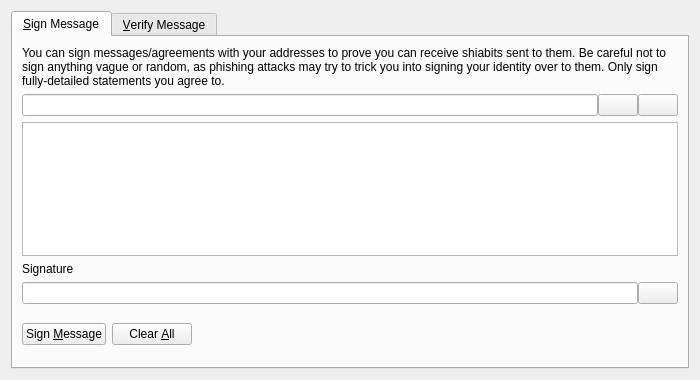
<?xml version="1.0" encoding="UTF-8"?>
<ui version="4.0">
 <class>SignVerifyMessageDialog</class>
 <widget class="QDialog" name="SignVerifyMessageDialog">
  <property name="geometry">
   <rect>
    <x>0</x>
    <y>0</y>
    <width>700</width>
    <height>380</height>
   </rect>
  </property>
  <property name="windowTitle">
   <string>Signatures - Sign / Verify a Message</string>
  </property>
  <property name="modal">
   <bool>true</bool>
  </property>
  <layout class="QVBoxLayout" name="verticalLayout">
   <item>
    <widget class="QTabWidget" name="tabWidget">
     <property name="currentIndex">
      <number>0</number>
     </property>
     <widget class="QWidget" name="tabSignMessage">
      <attribute name="title">
       <string>&amp;Sign Message</string>
      </attribute>
      <layout class="QVBoxLayout" name="verticalLayout_SM">
       <item>
        <widget class="QLabel" name="infoLabel_SM">
         <property name="text">
          <string>You can sign messages/agreements with your addresses to prove you can receive shiabits sent to them. Be careful not to sign anything vague or random, as phishing attacks may try to trick you into signing your identity over to them. Only sign fully-detailed statements you agree to.</string>
         </property>
         <property name="textFormat">
          <enum>Qt::PlainText</enum>
         </property>
         <property name="wordWrap">
          <bool>true</bool>
         </property>
        </widget>
       </item>
       <item>
        <layout class="QHBoxLayout" name="horizontalLayout_1_SM">
         <property name="spacing">
          <number>0</number>
         </property>
         <item>
          <widget class="QValidatedLineEdit" name="addressIn_SM">
           <property name="toolTip">
            <string>The Shiabit address to sign the message with</string>
           </property>
          </widget>
         </item>
         <item>
          <widget class="QPushButton" name="addressBookButton_SM">
           <property name="toolTip">
            <string>Choose previously used address</string>
           </property>
           <property name="text">
            <string/>
           </property>
           <property name="icon">
            <iconset resource="../shiabit.qrc">
             <normaloff>:/icons/address-book</normaloff>:/icons/address-book</iconset>
           </property>
           <property name="shortcut">
            <string>Alt+A</string>
           </property>
           <property name="autoDefault">
            <bool>false</bool>
           </property>
          </widget>
         </item>
         <item>
          <widget class="QPushButton" name="pasteButton_SM">
           <property name="toolTip">
            <string>Paste address from clipboard</string>
           </property>
           <property name="text">
            <string/>
           </property>
           <property name="icon">
            <iconset resource="../shiabit.qrc">
             <normaloff>:/icons/editpaste</normaloff>:/icons/editpaste</iconset>
           </property>
           <property name="shortcut">
            <string>Alt+P</string>
           </property>
           <property name="autoDefault">
            <bool>false</bool>
           </property>
          </widget>
         </item>
        </layout>
       </item>
       <item>
        <widget class="QPlainTextEdit" name="messageIn_SM">
         <property name="toolTip">
          <string>Enter the message you want to sign here</string>
         </property>
        </widget>
       </item>
       <item>
        <widget class="QLabel" name="signatureLabel_SM">
         <property name="text">
          <string>Signature</string>
         </property>
         <property name="textFormat">
          <enum>Qt::PlainText</enum>
         </property>
        </widget>
       </item>
       <item>
        <layout class="QHBoxLayout" name="horizontalLayout_2_SM">
         <property name="spacing">
          <number>0</number>
         </property>
         <item>
          <widget class="QLineEdit" name="signatureOut_SM">
           <property name="font">
            <font>
             <italic>true</italic>
            </font>
           </property>
           <property name="readOnly">
            <bool>true</bool>
           </property>
          </widget>
         </item>
         <item>
          <widget class="QPushButton" name="copySignatureButton_SM">
           <property name="toolTip">
            <string>Copy the current signature to the system clipboard</string>
           </property>
           <property name="text">
            <string/>
           </property>
           <property name="icon">
            <iconset resource="../shiabit.qrc">
             <normaloff>:/icons/editcopy</normaloff>:/icons/editcopy</iconset>
           </property>
           <property name="autoDefault">
            <bool>false</bool>
           </property>
          </widget>
         </item>
        </layout>
       </item>
       <item>
        <layout class="QHBoxLayout" name="horizontalLayout_3_SM">
         <item>
          <widget class="QPushButton" name="signMessageButton_SM">
           <property name="toolTip">
            <string>Sign the message to prove you own this Shiabit address</string>
           </property>
           <property name="text">
            <string>Sign &amp;Message</string>
           </property>
           <property name="icon">
            <iconset resource="../shiabit.qrc">
             <normaloff>:/icons/edit</normaloff>:/icons/edit</iconset>
           </property>
           <property name="autoDefault">
            <bool>false</bool>
           </property>
          </widget>
         </item>
         <item>
          <widget class="QPushButton" name="clearButton_SM">
           <property name="toolTip">
            <string>Reset all sign message fields</string>
           </property>
           <property name="text">
            <string>Clear &amp;All</string>
           </property>
           <property name="icon">
            <iconset resource="../shiabit.qrc">
             <normaloff>:/icons/remove</normaloff>:/icons/remove</iconset>
           </property>
           <property name="autoDefault">
            <bool>false</bool>
           </property>
          </widget>
         </item>
         <item>
          <spacer name="horizontalSpacer_1_SM">
           <property name="orientation">
            <enum>Qt::Horizontal</enum>
           </property>
           <property name="sizeHint" stdset="0">
            <size>
             <width>40</width>
             <height>48</height>
            </size>
           </property>
          </spacer>
         </item>
         <item>
          <widget class="QLabel" name="statusLabel_SM">
           <property name="font">
            <font>
             <weight>75</weight>
             <bold>true</bold>
            </font>
           </property>
           <property name="text">
            <string/>
           </property>
           <property name="wordWrap">
            <bool>true</bool>
           </property>
          </widget>
         </item>
         <item>
          <spacer name="horizontalSpacer_2_SM">
           <property name="orientation">
            <enum>Qt::Horizontal</enum>
           </property>
           <property name="sizeHint" stdset="0">
            <size>
             <width>40</width>
             <height>48</height>
            </size>
           </property>
          </spacer>
         </item>
        </layout>
       </item>
      </layout>
     </widget>
     <widget class="QWidget" name="tabVerifyMessage">
      <attribute name="title">
       <string>&amp;Verify Message</string>
      </attribute>
      <layout class="QVBoxLayout" name="verticalLayout_VM">
       <item>
        <widget class="QLabel" name="infoLabel_VM">
         <property name="text">
          <string>Enter the receiver's address, message (ensure you copy line breaks, spaces, tabs, etc. exactly) and signature below to verify the message. Be careful not to read more into the signature than what is in the signed message itself, to avoid being tricked by a man-in-the-middle attack. Note that this only proves the signing party receives with the address, it cannot prove sendership of any transaction!</string>
         </property>
         <property name="textFormat">
          <enum>Qt::PlainText</enum>
         </property>
         <property name="alignment">
          <set>Qt::AlignLeading|Qt::AlignLeft|Qt::AlignTop</set>
         </property>
         <property name="wordWrap">
          <bool>true</bool>
         </property>
        </widget>
       </item>
       <item>
        <layout class="QHBoxLayout" name="horizontalLayout_1_VM">
         <property name="spacing">
          <number>0</number>
         </property>
         <item>
          <widget class="QValidatedLineEdit" name="addressIn_VM">
           <property name="toolTip">
            <string>The Shiabit address the message was signed with</string>
           </property>
          </widget>
         </item>
         <item>
          <widget class="QPushButton" name="addressBookButton_VM">
           <property name="toolTip">
            <string>Choose previously used address</string>
           </property>
           <property name="text">
            <string/>
           </property>
           <property name="icon">
            <iconset resource="../shiabit.qrc">
             <normaloff>:/icons/address-book</normaloff>:/icons/address-book</iconset>
           </property>
           <property name="shortcut">
            <string>Alt+A</string>
           </property>
           <property name="autoDefault">
            <bool>false</bool>
           </property>
          </widget>
         </item>
        </layout>
       </item>
       <item>
        <widget class="QPlainTextEdit" name="messageIn_VM"/>
       </item>
       <item>
        <widget class="QValidatedLineEdit" name="signatureIn_VM"/>
       </item>
       <item>
        <layout class="QHBoxLayout" name="horizontalLayout_2_VM">
         <item>
          <widget class="QPushButton" name="verifyMessageButton_VM">
           <property name="toolTip">
            <string>Verify the message to ensure it was signed with the specified Shiabit address</string>
           </property>
           <property name="text">
            <string>Verify &amp;Message</string>
           </property>
           <property name="icon">
            <iconset resource="../shiabit.qrc">
             <normaloff>:/icons/transaction_0</normaloff>:/icons/transaction_0</iconset>
           </property>
           <property name="autoDefault">
            <bool>false</bool>
           </property>
          </widget>
         </item>
         <item>
          <widget class="QPushButton" name="clearButton_VM">
           <property name="toolTip">
            <string>Reset all verify message fields</string>
           </property>
           <property name="text">
            <string>Clear &amp;All</string>
           </property>
           <property name="icon">
            <iconset resource="../shiabit.qrc">
             <normaloff>:/icons/remove</normaloff>:/icons/remove</iconset>
           </property>
           <property name="autoDefault">
            <bool>false</bool>
           </property>
          </widget>
         </item>
         <item>
          <spacer name="horizontalSpacer_1_VM">
           <property name="orientation">
            <enum>Qt::Horizontal</enum>
           </property>
           <property name="sizeHint" stdset="0">
            <size>
             <width>40</width>
             <height>48</height>
            </size>
           </property>
          </spacer>
         </item>
         <item>
          <widget class="QLabel" name="statusLabel_VM">
           <property name="font">
            <font>
             <weight>75</weight>
             <bold>true</bold>
            </font>
           </property>
           <property name="text">
            <string/>
           </property>
           <property name="wordWrap">
            <bool>true</bool>
           </property>
          </widget>
         </item>
         <item>
          <spacer name="horizontalSpacer_2_VM">
           <property name="orientation">
            <enum>Qt::Horizontal</enum>
           </property>
           <property name="sizeHint" stdset="0">
            <size>
             <width>40</width>
             <height>48</height>
            </size>
           </property>
          </spacer>
         </item>
        </layout>
       </item>
      </layout>
     </widget>
    </widget>
   </item>
  </layout>
 </widget>
 <customwidgets>
  <customwidget>
   <class>QValidatedLineEdit</class>
   <extends>QLineEdit</extends>
   <header>qvalidatedlineedit.h</header>
  </customwidget>
 </customwidgets>
 <resources>
  <include location="../shiabit.qrc"/>
 </resources>
 <connections/>
</ui>
